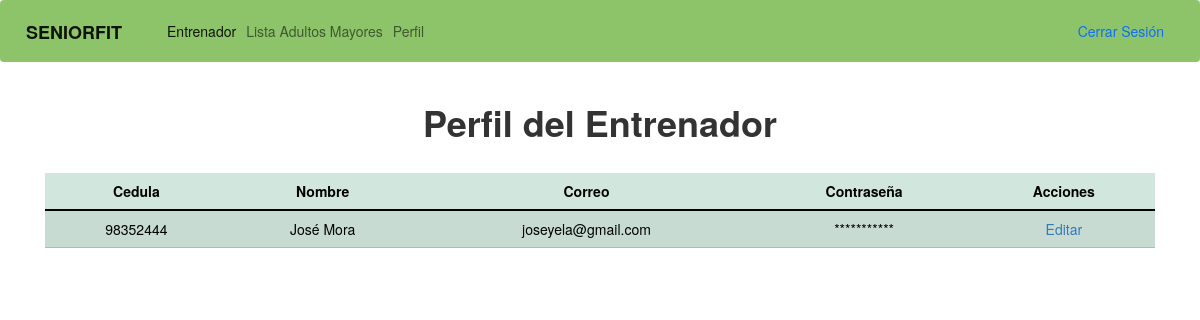
The page /perfil_trainer.php on the database its author committed.
### tables this page shows
CREATE TABLE `usuarios` (
  `id` int(6) UNSIGNED NOT NULL,
  `nombre` varchar(50) NOT NULL,
  `edad` int(3) NOT NULL,
  `fecha_nacimiento` date NOT NULL,
  `genero` varchar(10) NOT NULL,
  `tipo_usuario` varchar(20) NOT NULL,
  `email` varchar(50) NOT NULL,
  `password` varchar(10) NOT NULL,
  `nombre_usuario` varchar(10) NOT NULL,
  `fecha_registro` timestamp NOT NULL DEFAULT current_timestamp() ON UPDATE current_timestamp(),
  `cedula` varchar(15) DEFAULT NULL,
  `telefono` varchar(10) DEFAULT NULL,
  `enfermedades` text DEFAULT NULL,
  `limitaciones` text DEFAULT NULL
);

### perfil_trainer.php (the view, shortened to what this page needs)
<!DOCTYPE html>
<html lang="en">
<head>
    <link href="https://cdn.jsdelivr.net/npm/bootstrap@5.3.0-alpha1/dist/css/bootstrap.min.css" rel="stylesheet">
    <link rel="stylesheet" href="https://maxcdn.bootstrapcdn.com/bootstrap/3.4.1/css/bootstrap.min.css">
    <link rel="stylesheet" href="https://stackpath.bootstrapcdn.com/bootstrap/4.5.2/css/bootstrap.min.css"
>
    <link rel="stylesheet" href="style/styles.css">
   </head>
<body>
    <div>
    <?php include 'base_trainer.php'; ?>
    </div>
    <div class="container">
      <div class="row">
        <div class="col-md-12 mx-auto d-block">
        <h1 class="text"> <strong>Perfil del Entrenador</strong></h1><br>
        <table class="table table-success table-striped ">
        <thead>
            <tr>
                <th><strong><center>Cedula</center></strong></th>
                <th><strong><center>Nombre</center></strong></th>
                <th><strong><center>Correo</center></strong></th>
                <th><strong><center>Contraseña</center></strong></th>
                <th><strong><center>Acciones</center></strong></th>
            </tr>
        </thead>
        <tbody>
            <?php
                $bd = conectar();
                $query = "SELECT * FROM usuarios Where tipo_usuario = 'Entrenador'";
                $result = mysqli_query($bd, $query);
                while ($row = mysqli_fetch_array($result)):
                    echo "<tr>";
                    echo "<td>" . $row['cedula'] . "</td>";
                    echo "<td>" . $row['nombre'] . "</td>";
                    echo "<td>" . $row['email'] . "</td>";
                    echo "<td> ***********</td>";
                    echo "<td><a href='editar_perfil.php?cedula=" . $row['cedula'] . "'>Editar</a></td>";
                    echo "</tr>";
                endwhile;
            ?>
        </tbody>
        </table>
        </div>
      </div>
    </div>
</body>
</html>

### style/styles.css (style rules this page uses)
* { margin: 0px; }
h1 { color:rgb(42, 179, 83); text-align: center; font-size: 50px; }
body { font-family:"Tahoma"; text-align: center; background-color: rgb(10, 3, 3); }

### rows shown on the page
usuarios: cedula "98352444", nombre "José Mora", email "joseyela@gmail.com"
